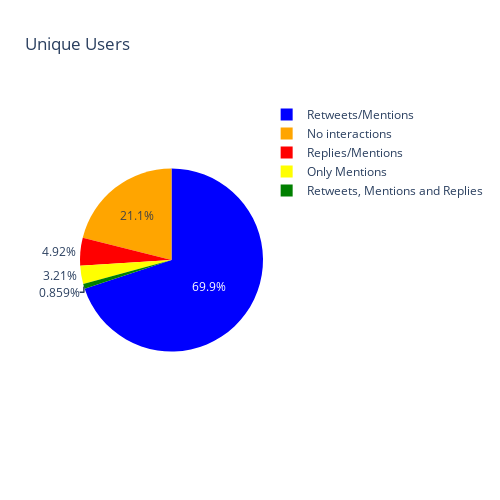

Write notebook code for a chart like this one.
### Code cell
fig = px.pie(values=[len(A_AC), len(B_BC), len(C), len(AB_ABC), len(users_no_interaction)], names=["Retweets/Mentions", "Replies/Mentions", "Only Mentions", "Retweets, Mentions and Replies", "No interactions"], 
       title='Unique Users', color_discrete_sequence= ["blue", "orange", "red", "yellow", "green"])

fig.update_layout(
    width=500,
    height=500)

### Figure 1 — Plotly figure (JSON) as saved in the notebook; plotly's stock layout.template omitted (floating-point values rounded to 4 significant figures)
{"data": [{"domain": {"x": [0, 1], "y": [0, 1]}, "hovertemplate": "label=%{label}<br>value=%{value}<extra></extra>", "labels": ["Retweets/Mentions", "Replies/Mentions", "Only Mentions", "Retweets, Mentions and Replies", "No interactions"], "legendgroup": "", "name": "", "showlegend": true, "type": "pie", "values": [28811, 2028, 1322, 354, 8694]}], "layout": {"height": 500, "legend": {"tracegroupgap": 0}, "piecolorway": ["blue", "orange", "red", "yellow", "green"], "title": {"text": "Unique Users"}, "width": 500}}
